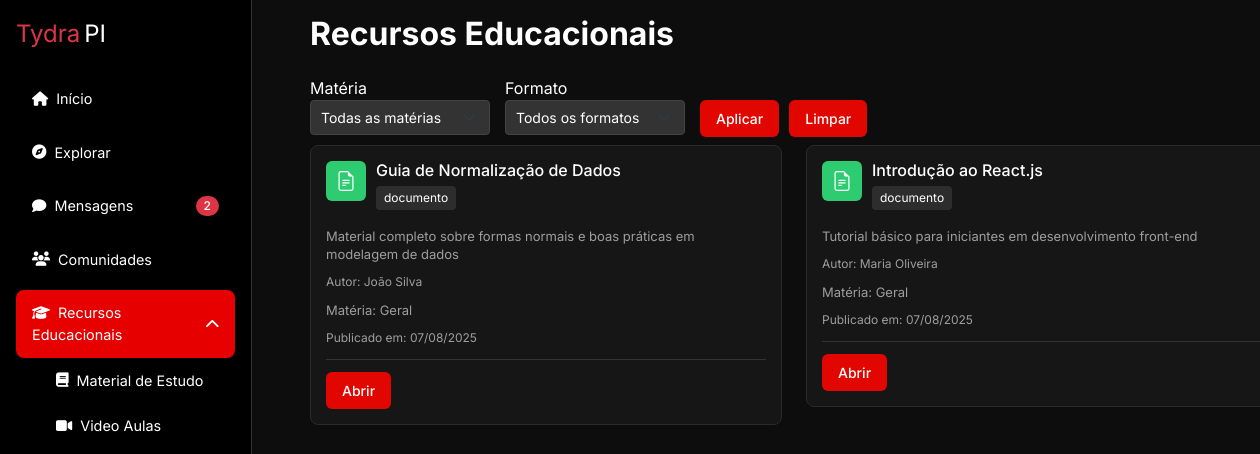
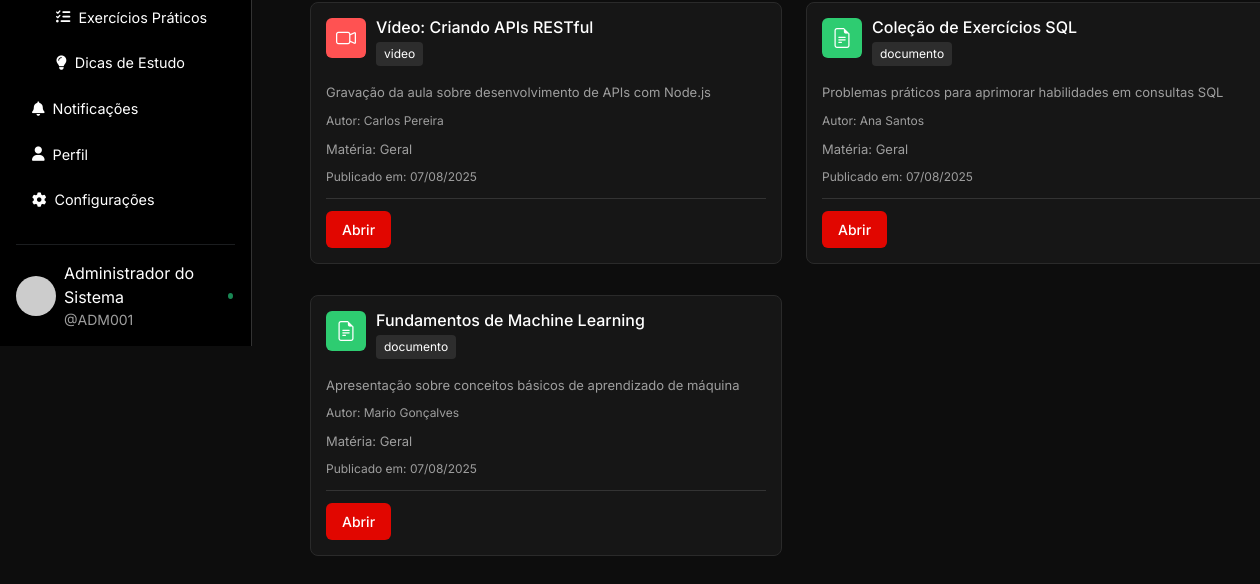
The page /recursoeducacionais.php (signed in) on the database as committed earlier (2 pictures, top to bottom).
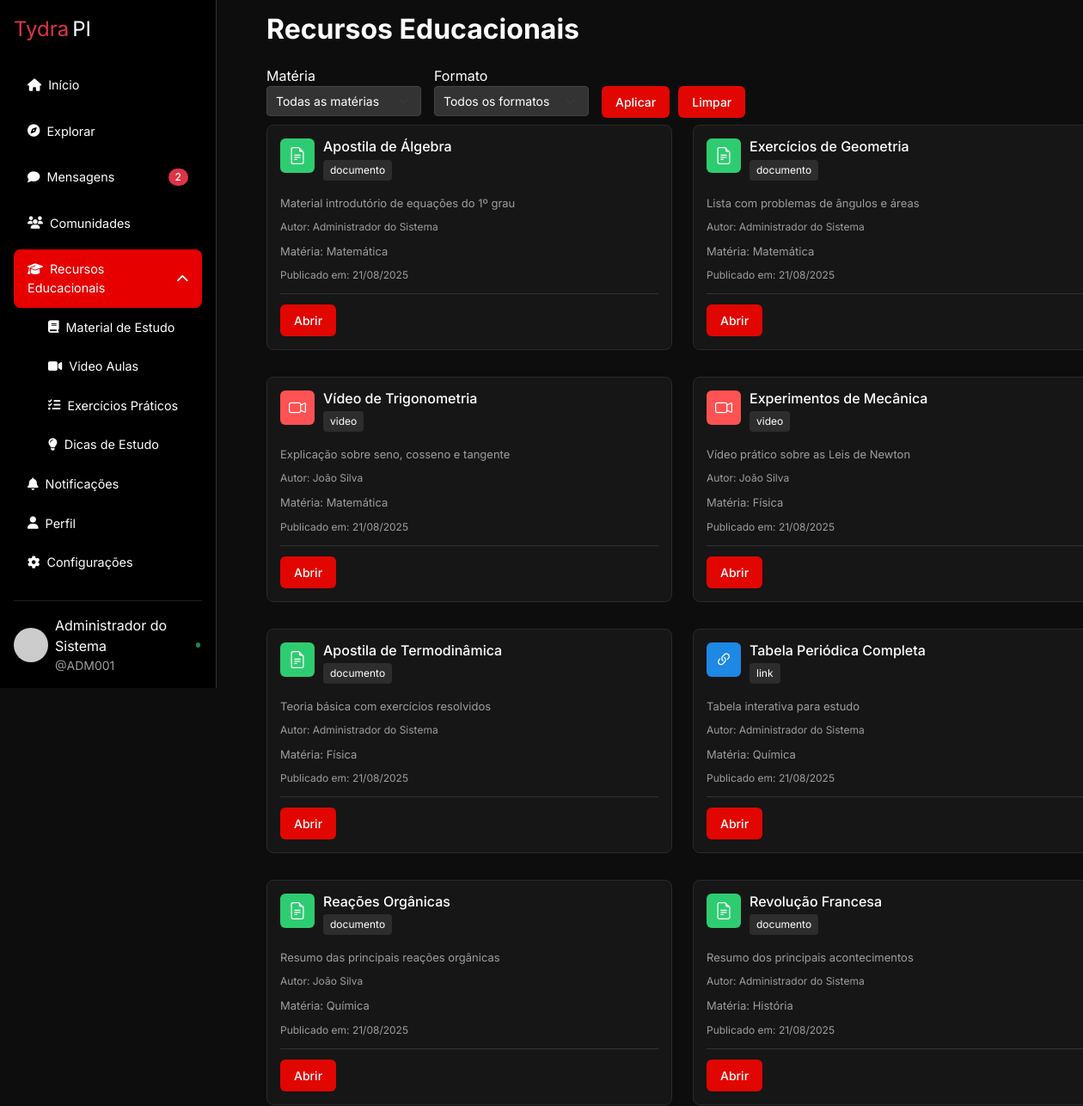
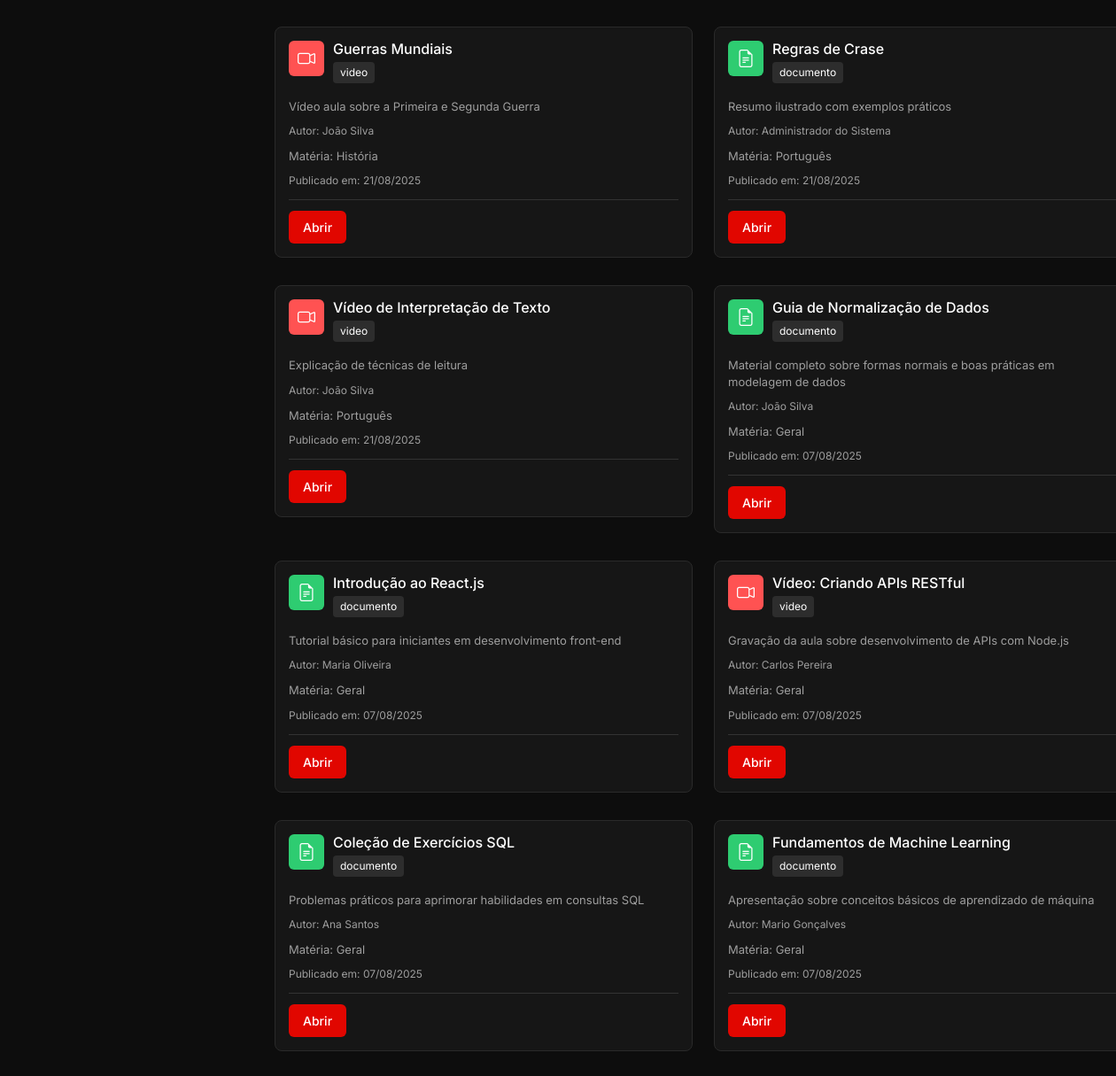
The same page on the database as committed later (2 pictures, top to bottom).
### tables this page shows
CREATE TABLE `materiais` (
  `id` int(11) NOT NULL,
  `titulo` varchar(255) NOT NULL,
  `materia` varchar(100) NOT NULL DEFAULT 'Geral',
  `descricao` text DEFAULT NULL,
  `tipo` enum('documento','video','link','outro') DEFAULT 'documento',
  `url` varchar(255) NOT NULL,
  `usuario_id` int(10) UNSIGNED NOT NULL,
  `data_publicacao` datetime DEFAULT current_timestamp()
);

CREATE TABLE `usuario` (
  `idusuario` int(10) UNSIGNED NOT NULL,
  `matricula` varchar(20) NOT NULL,
  `idade` tinyint(3) UNSIGNED NOT NULL,
  `foto` varchar(255) DEFAULT NULL,
  `email` varchar(100) NOT NULL,
  `nome` varchar(80) NOT NULL,
  `senha` varchar(255) NOT NULL,
  `data_criacao` datetime NOT NULL DEFAULT current_timestamp(),
  `status` enum('ativo','inativo') NOT NULL DEFAULT 'ativo',
  `criado_em` datetime NOT NULL DEFAULT current_timestamp(),
  `atualizado_em` datetime NOT NULL DEFAULT current_timestamp() ON UPDATE current_timestamp(),
  `admin` tinyint(1) NOT NULL DEFAULT 0
);

### functions/siderbar_functions.php (called while the page is built, shortened)
<?php
function contarMensagensNaoLidas($pdo, $usuarioId) {
    $sqlConversas = "SELECT COUNT(*) as total
                    FROM mensagens m
                    JOIN conversas c ON m.conversa_id = c.id
                    WHERE (c.usuario1_id = :usuario_id OR c.usuario2_id = :usuario_id)
                    AND m.remetente_id != :usuario_id
                    AND m.lida = 0";
    $stmt = $pdo->prepare($sqlConversas);
    $stmt->bindValue(':usuario_id', $usuarioId, PDO::PARAM_INT);
    $stmt->execute();
    $naoLidasConversas = $stmt->fetchColumn();
    $sqlGrupos = "SELECT COUNT(*) as total
                 FROM mensagens_grupo mg
                 JOIN grupo_membros gm ON mg.grupo_id = gm.grupo_id
                 WHERE gm.usuario_id = :usuario_id
                 AND mg.id > COALESCE(
                     (SELECT ultima_visualizacao
                      FROM grupo_visualizacoes
                      WHERE grupo_id = mg.grupo_id AND usuario_id = :usuario_id), 0)";
    $stmt = $pdo->prepare($sqlGrupos);
    $stmt->bindValue(':usuario_id', $usuarioId, PDO::PARAM_INT);
    $stmt->execute();
    $naoLidasGrupos = $stmt->fetchColumn();
    return $naoLidasConversas + $naoLidasGrupos;
}
?>

### functions/recursos_functions.php (called while the page is built, shortened)
<?php
$sql = "SELECT m.*, u.nome as autor
        FROM materiais m
        INNER JOIN usuario u ON m.usuario_id = u.idusuario
        WHERE 1=1";
$params = [];
$sql .= " ORDER BY m.data_publicacao DESC";
$stmt = $pdo->prepare($sql);
$stmt->execute($params);
$recursos = $stmt->fetchAll(PDO::FETCH_ASSOC);
?>

### recursoeducacionais.php (the view, shortened to what this page needs)
<?php
include "includes/conexao.php";
include "functions/recursos_functions.php";
include "includes/header.php";
?>
<body>
<?php
include 'includes/sidebar.php'
?>
    <div class="content-wrapper">
        <div class="resources-header">
            <h1 class="h2 fw-bold">Recursos Educacionais</h1>
        </div>
        <div class="filtros-container" id="filtrosSection">
            <form method="GET" action="">
                <div class="filtros-body filtros-inline">
                    <div class="filtro-group">
                        <label class="filtro-label">Matéria</label>
                        <select class="form-select" name="materia">
                            <option value="">Todas as matérias</option>
                        </select>
                    </div>
                    <div class="filtro-group">
                        <label class="filtro-label">Formato</label>
                        <select class="form-select" name="formato">
                            <option value="">Todos os formatos</option>
                        </select>
                    </div>
                    <div class="filtro-acoes">
                        <button type="submit" class=" btn-primary">Aplicar</button>
                        <button type="button" class=" btn-primary" onclick="window.location.href='?'">Limpar</button>
                    </div>
                </div>
            </form>
        </div>
        <div class="row">
            <?php if (count($recursos) > 0): ?>
                <?php foreach ($recursos as $recurso):
                    $icon_class = '';
                    $icon_color_class = '';
                    switch ($recurso['tipo']) {
                        case 'documento':
                            $icon_class = 'bi-file-earmark-text';
                            $icon_color_class = 'icon-green';
                            break;
                        case 'video':
                            $icon_class = 'bi-camera-video';
                            $icon_color_class = 'icon-red';
                            break;
                        case 'link':
                            $icon_class = 'bi-link-45deg';
                            $icon_color_class = 'icon-blue';
                            break;
                    }
                    $js_url = htmlspecialchars($recurso['url'], ENT_QUOTES, 'UTF-8');
                ?>
                    <div class="col-md-6 mb-3">
                        <div class="resource-card">
                            <div class="card-header">
                                <div class="card-icon <?= $icon_color_class ?>">
                                    <i class="bi <?= $icon_class ?>"></i>
                                </div>
                                <div class="card-title-area">
                                    <h3 class="card-title"><?= htmlspecialchars($recurso['titulo']) ?></h3>
                                    <div>
                                        <span class="tag"><?= htmlspecialchars($recurso['tipo']) ?></span>
                                    </div>
                                </div>
                            </div>
                            <p class="card-description"><?= htmlspecialchars($recurso['descricao']) ?></p>
                            <p class="card-author">Autor: <?= htmlspecialchars($recurso['autor']) ?></p>
                            <p class="card-description">Matéria: <?= htmlspecialchars($recurso['materia']) ?></p>
                            <div class="card-stats">
                                <span>Publicado em: <?= date('d/m/Y', strtotime($recurso['data_publicacao'])) ?></span>
                            </div>
                            <div class="card-divider"></div>
                            <div class="card-actions">
                                <button class="action-btn btn-primary" onclick="window.open('<?= $js_url ?>', '_blank')">Abrir</button>
                            </div>
                        </div>
                    </div>
                <?php endforeach; ?>
            <?php endif; ?>
        </div>
    </div>
</body>
</html>

### includes/header.php
<link rel="stylesheet" href="assets/css/style.css">
 <link href="https://cdn.jsdelivr.net/npm/bootstrap@5.3.0/dist/css/bootstrap.min.css" rel="stylesheet">
  <link href="https://cdnjs.cloudflare.com/ajax/libs/font-awesome/6.4.0/css/all.min.css" rel="stylesheet">
  <link rel="stylesheet" href="assets/css/style.css">
  <link href="https://cdn.jsdelivr.net/npm/bootstrap-icons@1.10.5/font/bootstrap-icons.css" rel="stylesheet">

### includes/sidebar.php (shortened to what this page needs)
<?php
require './functions/siderbar_functions.php';
$usuarioAtualId = $_SESSION['usuario_id'] ?? null;
$totalMensagensNaoLidas = 0;
if ($usuarioAtualId) {
    $totalMensagensNaoLidas = contarMensagensNaoLidas($pdo, $usuarioAtualId);
}
$usuarioNome = $_SESSION['usuario_nome'] ?? 'Usuário';
$usuarioMatricula = $_SESSION['usuario_matricula'] ?? 'matricula';
?>
<nav class="sidebar d-flex flex-column p-3">
  <a href="#" class="d-flex align-items-center mb-4 text-decoration-none">
    <span class="fs-4 text-danger me-1">Tydra</span><span class="fs-4 text-white">PI</span>
  </a>
  <?php
    $currentPage = basename($_SERVER['PHP_SELF']);
    $menus = [
      [
        'label' => 'Recursos Educacionais',
        'icon'  => 'graduation-cap',
        'link'  => 'recursoeducacionais.php',
        'items' => [
          ['label'=>'Material de Estudo','icon'=>'book','href'=>'material.php'],
          ['label'=>'Video Aulas','icon'=>'video','href'=>'videos.php'],
          ['label'=>'Exercícios Práticos','icon'=>'tasks','href'=>'exercicios.php'],
          ['label'=>'Dicas de Estudo','icon'=>'lightbulb','href'=>'dicas.php'],
        ],
        'pages' => ['recursoeducacionais.php','material.php','videos.php','exercicios.php','dicas.php'],
      ],
      [
        'label' => 'Notificações',
        'icon'  => 'bell',
        'link'  => 'notific.php',
        'items' => [
          ['label'=>'Acadêmicas','icon'=>'book','href'=>'notif_academicas.php'],
          ['label'=>'Calendário','icon'=>'calendar','href'=>'calendario.php'],
          ['label'=>'Materiais','icon'=>'tasks','href'=>'notif_materiais.php'],
        ],
        'pages' => ['notific.php','notif_academicas.php','calendario.php','notif_materiais.php'],
      ],
    ];
  ?>
  <ul class="nav nav-pills flex-column mb-auto">
    <li><a href="hub.php" class="nav-link mb-2 <?= $currentPage=='hub.php'?'active':'' ?>"><i class="fas fa-home me-2"></i>Início</a></li>
    <li><a href="explorar.php" class="nav-link mb-2 <?= $currentPage=='explorar.php'?'active':'' ?>"><i class="fas fa-compass me-2"></i>Explorar</a></li>
    <li>
      <a href="chat.php" class="nav-link mb-2 d-flex justify-content-between align-items-center <?= $currentPage=='chat.php'?'active':'' ?>">
        <span><i class="fas fa-comment me-2"></i>Mensagens</span>
        <?php if ($totalMensagensNaoLidas > 0): ?>
          <span class="badge bg-danger"><?= $totalMensagensNaoLidas ?></span>
        <?php endif; ?>
      </a>
    </li>
    <li><a href="comunidades.php" class="nav-link mb-2 <?= $currentPage=='comunidades.php'?'active':'' ?>"><i class="fas fa-users me-2"></i>Comunidades</a></li>
    <?php foreach($menus as $menu): ?>
      <?php $isActive = in_array($currentPage, $menu['pages']); ?>
      <?php if($isActive): ?>
        <li class="has-submenu active">
          <a href="<?= $menu['link'] ?>" class="nav-link d-flex justify-content-between align-items-center submenu-toggle active">
            <span><i class="fas fa-<?= $menu['icon'] ?> me-2"></i><?= $menu['label'] ?></span>
            <i class="fas fa-chevron-down submenu-icon"></i>
          </a>
          <ul class="sub-menu">
            <?php foreach($menu['items'] as $item): ?>
              <li><a href="<?= $item['href'] ?>" class="nav-link sub-link <?= $currentPage==basename($item['href'])?'active':'' ?>"><i class="fas fa-<?= $item['icon'] ?> me-2"></i><?= $item['label'] ?></a></li>
            <?php endforeach; ?>
          </ul>
        </li>
      <?php else: ?>
        <li>
          <a href="<?= $menu['link'] ?>" class="nav-link<?= $isActive?' active':'' ?>">
            <i class="fas fa-<?= $menu['icon'] ?> me-2"></i><?= $menu['label'] ?>
          </a>
        </li>
      <?php endif; ?>
    <?php endforeach; ?>
    <li><a href="perfil.php" class="nav-link <?= $currentPage=='perfil.php'?'active':'' ?>"><i class="fas fa-user me-2"></i>Perfil</a></li>
    <li><a href="configuracao.php" class="nav-link <?= $currentPage=='configuracao.php'?'active':'' ?>"><i class="fas fa-cog me-2"></i>Configurações</a></li>
  </ul>
  <hr class="border-secondary my-3">
  <div class="d-flex align-items-center">
     <?php
                                    $nome = urlencode($usuarioNome);
                                    $cor = substr(md5($usuarioNome), 0, 6);
                                    ?>
                                    <img src="https://ui-avatars.com/api/?name=<?= $nome ?>&background=<?= $cor ?>&color=fff"
                                         alt="<?= htmlspecialchars($usuarioNome) ?>"
                                          class="rounded-circle me-2" width="40" height="40">
    <div>
      <div><?= htmlspecialchars($usuarioNome) ?></div>
      <small class="text-secondary-custom">@<?= htmlspecialchars($usuarioMatricula) ?></small>
    </div>
    <span class="ms-auto bg-success rounded-circle status-indicator"></span>
  </div>
</nav>

### recursoeducacionais.php (style rules this page uses)
.sidebar { width: 20%; position: fixed; }
.filtros-inline { display: flex; gap: 15px; align-items: center; flex-wrap: wrap; }
.filtro-group { display: flex; flex-direction: column; min-width: 180px; }
.filtro-acoes { display: flex; gap: 10px; margin-top: 15px; }

Rows that differ between the two databases and show on the page:
added materiais: titulo "Apostila de Álgebra", tipo "documento", descricao "Material introdutório de equações do 1º grau", usuario.nome "Administrador do Sistema", materia "Matemática", data_publicacao "21/08/2025"
added materiais: titulo "Exercícios de Geometria", tipo "documento", descricao "Lista com problemas de ângulos e áreas", usuario.nome "Administrador do Sistema", materia "Matemática", data_publicacao "21/08/2025"
added materiais: titulo "Vídeo de Trigonometria", tipo "video", descricao "Explicação sobre seno, cosseno e tangente", usuario.nome "João Silva", materia "Matemática", data_publicacao "21/08/2025"
added materiais: titulo "Experimentos de Mecânica", tipo "video", descricao "Vídeo prático sobre as Leis de Newton", usuario.nome "João Silva", materia "Física", data_publicacao "21/08/2025"
added materiais: titulo "Apostila de Termodinâmica", tipo "documento", descricao "Teoria básica com exercícios resolvidos", usuario.nome "Administrador do Sistema", materia "Física", data_publicacao "21/08/2025"
added materiais: titulo "Tabela Periódica Completa", tipo "link", descricao "Tabela interativa para estudo", usuario.nome "Administrador do Sistema", materia "Química", data_publicacao "21/08/2025"
added materiais: titulo "Reações Orgânicas", tipo "documento", descricao "Resumo das principais reações orgânicas", usuario.nome "João Silva", materia "Química", data_publicacao "21/08/2025"
added materiais: titulo "Revolução Francesa", tipo "documento", descricao "Resumo dos principais acontecimentos", usuario.nome "Administrador do Sistema", materia "História", data_publicacao "21/08/2025"
added materiais: titulo "Guerras Mundiais", tipo "video", descricao "Vídeo aula sobre a Primeira e Segunda Guerra", usuario.nome "João Silva", materia "História", data_publicacao "21/08/2025"
added materiais: titulo "Regras de Crase", tipo "documento", descricao "Resumo ilustrado com exemplos práticos", usuario.nome "Administrador do Sistema", materia "Português", data_publicacao "21/08/2025"
added materiais: titulo "Vídeo de Interpretação de Texto", tipo "video", descricao "Explicação de técnicas de leitura", usuario.nome "João Silva", materia "Português", data_publicacao "21/08/2025"
